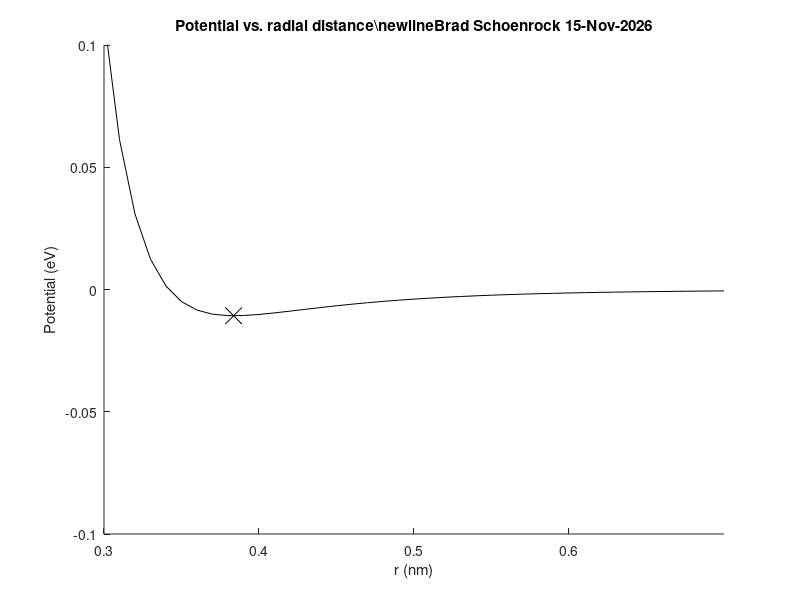
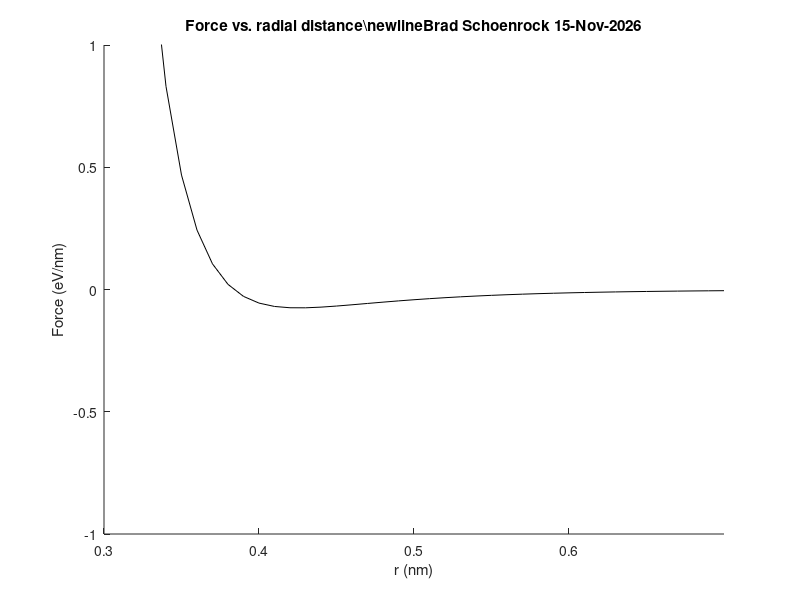

Write MATLAB code to recreate these figures, in order.
%this program plots the Lennard Jones "6-12" potential

clear all;

a=1.09E-7;
b=6.84E-5;
r=(.3:.01:.7);
%defines some variables to use

f1=(a*(r.^-12))-(b*(r.^-6));
F1=@(r)(a*(r(1).^-12))-(b*(r(1).^-6));

f2=-(a*-12*(r.^-13))+(b*-6*(r.^-7));
F2=@(r)(-((a*-12*(r(1).^-13))-(b*-6*(r(1).^-7))));
%defines my functions

%b)
figure;
hold on;

ttla=('Potential vs. radial distance');
tt2='Brad Schoenrock ';
tta=[ttla,'\newline',tt2,date];
title(tta)
xlabel('r (nm)');
ylabel('Potential (eV)');
axis([.3  .7  -.1 .1]);

plot(r,f1,'black-');
%plots potential vs. radial distance

[r0,fval] = fminsearch(F1,0.35)
plot(r0,fval,'blackx','markersize',12);
%finds the min of the function and marks it
%{
these are the values that were found
r0 =0.3836
fval =-0.0107
%}

hold off

%c)
figure;
hold on;

ttla=('Force vs. radial distance');
tt2='Brad Schoenrock ';
tta=[ttla,'\newline',tt2,date];
title(tta)
xlabel('r (nm)');
ylabel('Force (eV/nm)');
axis([.3  .7  -1 1]);

plot(r,f2,'black-');
%plots force vs. radial distance

hold off;

%d)
[y1] = feval(F2, .5)
%absolute value of (y1) will give the force of attraction at .5 nm
[y2] = feval(F2, .35)
%y2 will give the force of repulsion at .35 nm

%{
y1 =-0.0418
y2 =0.4681
%}